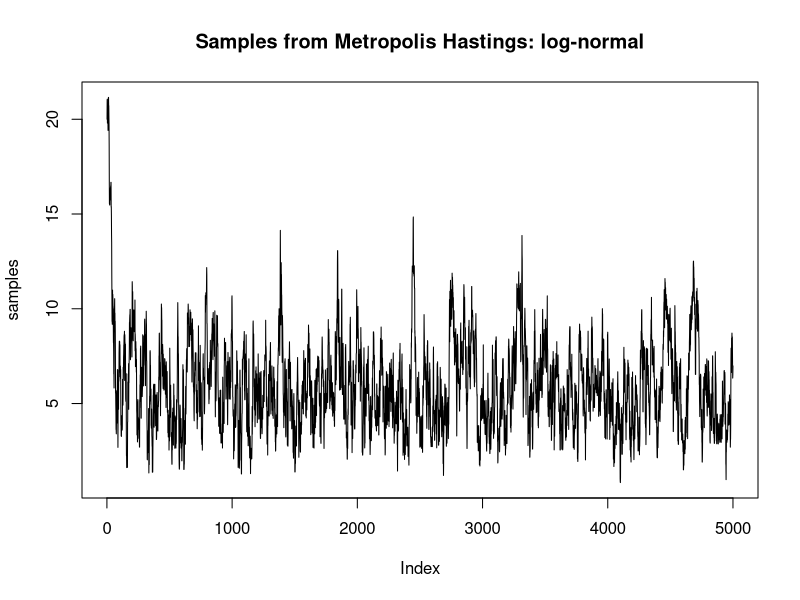
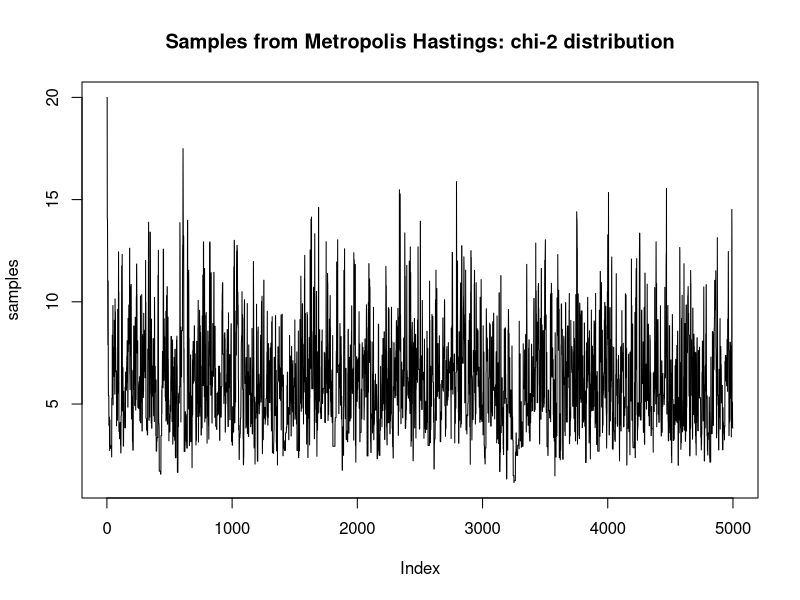

These figures' R source, in order:
## ---- chunk 1
knitr::opts_chunk$set(echo = TRUE, warning=FALSE, message=FALSE)
# Include packages here

## ---- chunk 2
pdf = function(x){
  return(exp(-x)*x^5)
}

metro_hastings = function(start, niter){
  res = array(0, niter)
  res[1] = start
  for(i in 2:niter){
    y = rnorm(1, mean=res[i-1] , sd=1)#, log=TRUE)
    u = runif(1, 0, 1)
    alpha = min(1, (pdf(y)*dnorm(res[i-1], mean=y , sd=1, log=TRUE))/(pdf(res[i-1])*dnorm(y, mean=res[i-1] , sd=1, log=TRUE)) )
    if(u< alpha){
      res[i] = y
    } else {
      #print('alpha > u')
      res[i] = res[i-1]
    }
  }
  
  return(res)
}

samples = metro_hastings(20, 5000)
plot(samples, type='l', main='Samples from Metropolis Hastings: log-normal')
## ---- chunk 3
metro_hastings = function(start, niter){
  res = array(0, niter)
  res[1] = start
  for(i in 2:niter){
    y = rchisq(1, df=floor(res[i-1]))
    u = runif(1, 0, 1)
    alpha = min(1, (pdf(y)*dchisq(res[i-1], df=floor(y)))/(pdf(res[i-1])*dchisq(y, df=floor(res[i-1]))))
    if(u< alpha){
      res[i] = y
    } else {
      #print('alpha > u')
      res[i] = res[i-1]
    }
  }
  
  return(res)
}

samples = metro_hastings(20, 5000)
plot(samples, type='l', main='Samples from Metropolis Hastings: chi-2 distribution')
## ---- chunk 4

## ---- chunk 5

## ---- chunk 6

## ---- chunk 7

## ---- chunk 8

